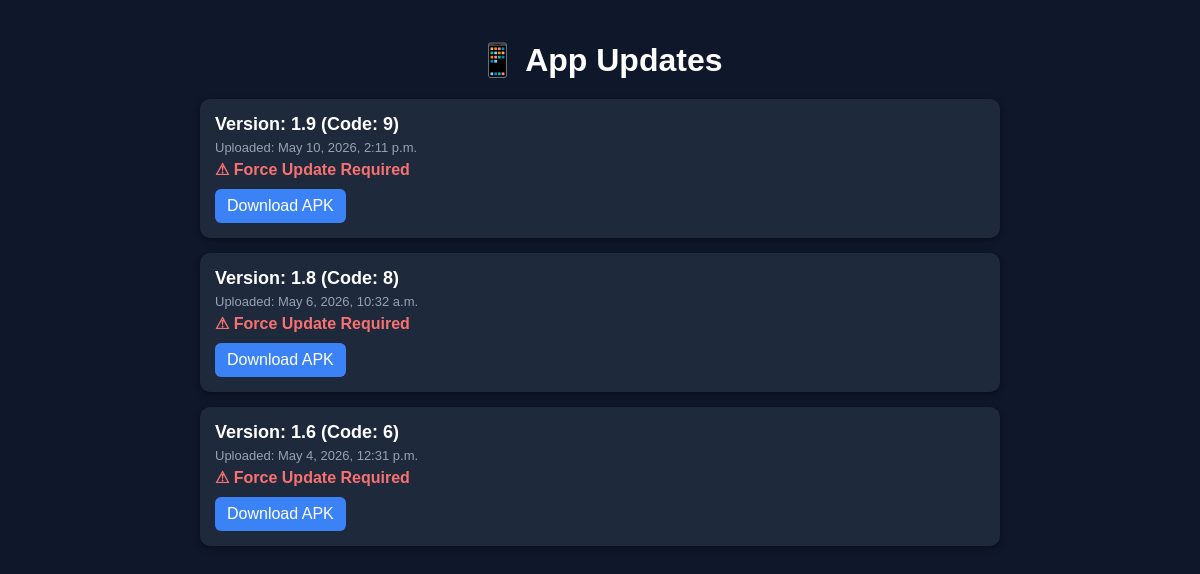
Before: / with the older database file.
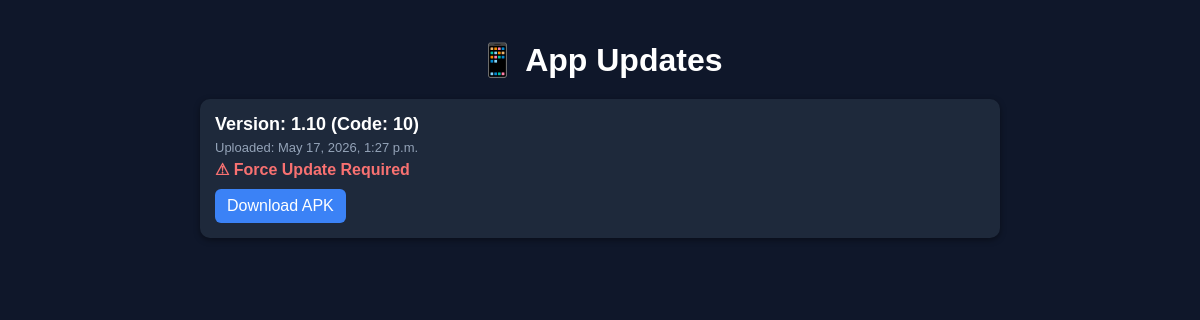
After: the same page with the newer database file.
### app/models.py (models this page shows, shortened)
class AppUpdate(models.Model):
    version_code = models.IntegerField()
    version_name = models.CharField(max_length=50)
    apk_file = models.FileField(upload_to='apk/')
    force_update = models.BooleanField(default=True)
    uploaded_at = models.DateTimeField(auto_now_add=True)

### app/views.py (the view)
# urls.py: path('', app_update_list, name='app_list'),
def app_update_list(request):
    apps = AppUpdate.objects.all().order_by('-version_code')
    return render(request, 'app_list.html', {'apps': apps})

### app/templates/app_list.html (shortened to what this page needs)
<!DOCTYPE html>
<html>
<head>
</head>
<body>
<div class="container">
    <h1>📱 App Updates</h1>
    {% for app in apps %}
        <div class="card">
            <div class="version">
                Version: {{ app.version_name }} (Code: {{ app.version_code }})
            </div>
            <div class="meta">
                Uploaded: {{ app.uploaded_at }}
            </div>
            {% if app.force_update %}
                <div class="force">⚠ Force Update Required</div>
            {% endif %}
            <a class="btn" href="{{ app.apk_file.url }}" download>
                Download APK
            </a>
        </div>
    {% empty %}
        <p>No updates available.</p>
    {% endfor %}
</div>
</body>
</html>

### app/templates/app_list.html (style rules this page uses)
body { font-family: Arial; background: #0f172a; color: white; margin: 0; padding: 20px; }
h1 { text-align: center; margin-bottom: 20px; }
.container { max-width: 800px; margin: auto; }
.card { background: #1e293b; padding: 15px; margin-bottom: 15px; border-radius: 10px; box-shadow: 0 2px 6px rgba(0,0,0,0.4); }
.version { font-size: 18px; font-weight: bold; }
.meta { font-size: 13px; color: #94a3b8; margin-top: 5px; }
.btn { display: inline-block; margin-top: 10px; padding: 8px 12px; background: #3b82f6; color: white; text-decoration: none; border-radius: 6px; }
.force { color: #f87171; font-weight: bold; margin-top: 5px; }

Changed rows visible on the page:
removed AppUpdate: version_name "1.9", version_code "9", uploaded_at "May 10, 2026, 2:11 p.m.", force_update "⚠ Force Update Required"
removed AppUpdate: version_name "1.8", version_code "8", uploaded_at "May 6, 2026, 10:32 a.m.", force_update "⚠ Force Update Required"
removed AppUpdate: version_name "1.6", version_code "6", uploaded_at "May 4, 2026, 12:31 p.m.", force_update "⚠ Force Update Required"
added AppUpdate: version_name "1.10", version_code "10", uploaded_at "May 17, 2026, 1:27 p.m.", force_update "⚠ Force Update Required"
